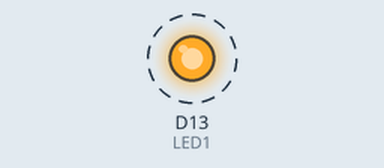
The sketch below on a simulated Arduino Uno R4 WiFi. On the bench: output pins drawn as LEDs (lit = HIGH). Dashed ring = blinking. What the sketch prints to the serial monitor is not drawn.

Above: at 0.07 s.
Timing chart, 0 to 3.0 s (numbered marks = the images above):
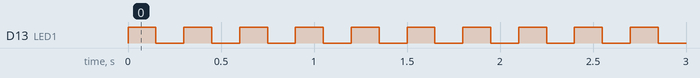

Measured:
- by itself, D13 (LED1): alternates HIGH for 0.15 s and LOW for 0.15 s

The sketch:

blinkLedFreeRtos.ino
```cpp
#include <Arduino_FreeRTOS.h>
#include "Arduino_LED_Matrix.h"

ArduinoLEDMatrix matrice;
#define LED1 13


TaskHandle_t loop_task, led2_task;

void setup()
{
  Serial.begin(115200);
  while (!Serial)
  {

  }
  pinMode(LED1, OUTPUT);

  xTaskCreate(loop_thread_func, "loop thread", 512/4, nullptr, 1, &loop_task);
  xTaskCreate(led2_thread_func, "led 2 thread", 512/4, nullptr, 1, &led2_task);

  Serial.println("starting scheduler");
  vTaskStartScheduler();
  for(;;);

  matrice.begin();
}

void loop()
{

}

void loop_thread_func(void *pvParameters)
{
  for (;;)
  {
    loop();
    taskYIELD();
  }
}

void led2_thread_func(void *pvParameters)
{
  pinMode(LED1, OUTPUT);
  for(;;)
  {
    digitalWrite(LED1, !digitalRead(LED1));
    vTaskDelay(pdMS_TO_TICKS(150));
  }
}
```
